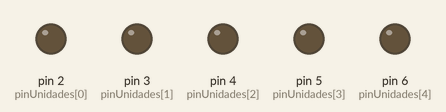
A sketch run on a simulated Arduino Uno, built with avr-gcc and run on an emulated ATmega328P. Parts: output pins drawn as LEDs (lit = HIGH).

Above: at 0.2 s.
At 1.2 s:
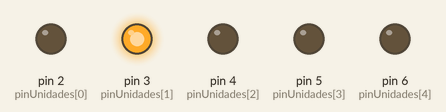
At 1.7 s:
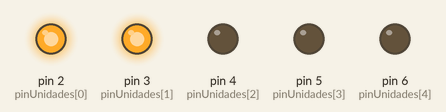
At 2.7 s:
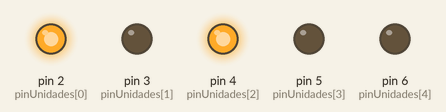
At 4.2 s:
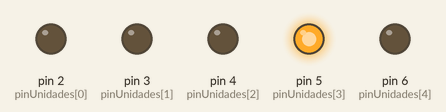
At 5.7 s:
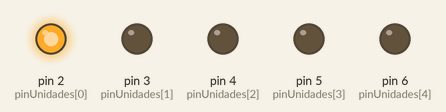
Timing chart, 0 to 6.5 s (numbered marks = the images above):
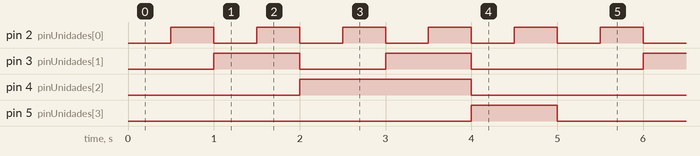

Measured:
- by itself, pin 2 (pinUnidades[0]): alternates HIGH for 0.50 s and LOW for 0.50 s
- by itself, pin 3 (pinUnidades[1]): repeats every 5.0 s: LOW 1.0 s, HIGH 1.0 s, LOW 2.0 s, HIGH 1.0 s
- by itself, pin 4 (pinUnidades[2]): alternates HIGH for 2.0 s and LOW for 3.0 s
- by itself, pin 5 (pinUnidades[3]): alternates HIGH for 1.0 s and LOW for 4.0 s

The sketch:

ej02_7segs.ino
```cpp
/*	display 7 segs: muestra las unidades de un contador
	modulo 100. Código para mostrar unidades en display
	se encuentra en funcion displayUnidades()
*/

const int pinUnidades[5]={2,3,4,5,6};
int count,dec,uni;

void setup()
{
	for(int i=2;i<7;i++) pinMode(i,OUTPUT);
	count=-1;
}

void loop()
{

	//contador modulo 100
	if(count<99) count++;
	else count=0;

	//extraer decenas,unidades
	dec=(count/10)%10;
	uni=count%10;

	//llamado a funcion que muestra unidades en display
	displayUnidades(uni);


	//retardo
	delay(500);

}

void displayUnidades(int u){
	digitalWrite(pinUnidades[0],bitRead(u,0));
	digitalWrite(pinUnidades[1],bitRead(u,1));
	digitalWrite(pinUnidades[2],bitRead(u,2));
	digitalWrite(pinUnidades[3],bitRead(u,3));
}
```
